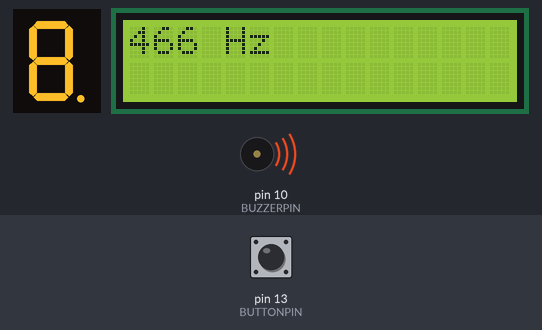
Bench run of a sketch on a simulated Arduino Uno, built with avr-gcc and run on an emulated ATmega328P. On the bench: 1-digit seven-segment display, 16×2 character LCD, buzzer (waves = sounding). Wiring (inferred from the names in the program): 1-digit 7-segment display, segments lit when HIGH: segments pin 2, pin 3, pin 4, pin 5, pin 6, pin 7, pin 8, pin 9. The test bench sets the inputs (shaded band); at power-on: pin 13 (BUTTONPIN) HIGH. The segment pins are drawn as the display they are named for; what the sketch prints to the serial monitor is not drawn.

Above: at 1.2 s.
1.3 s: pin 13 (BUTTONPIN) pulled LOW for 0.15 s
At 2.5 s:
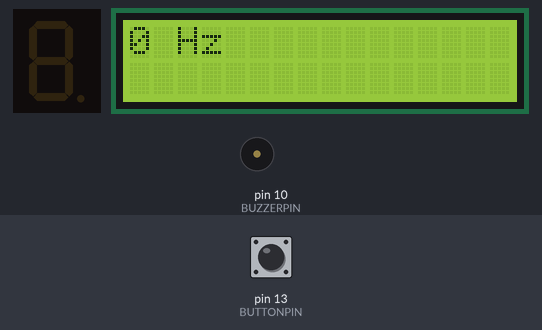
2.9 s: pin 13 (BUTTONPIN) pulled LOW for 1 s
At 3.31 s:
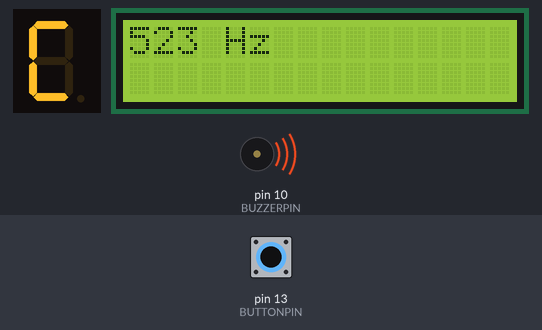
4.5 s: pin 13 (BUTTONPIN) pulled LOW for 3.2 s
9.2 s: pin 13 (BUTTONPIN) pulled LOW for 0.15 s
At 12.9 s:
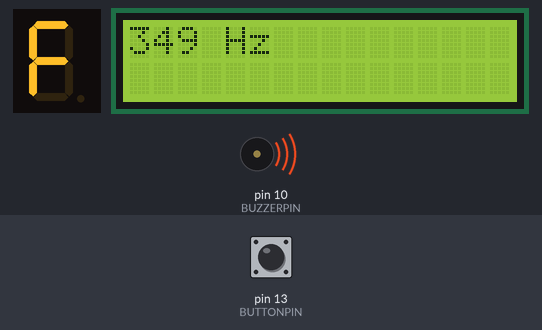
Timing chart, 0 to 16.9 s (numbered marks = the images above; inputs shaded):
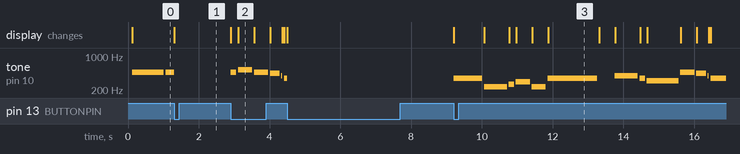

Measured:
- after the input at 2.9 s, tone on pin 10 (BUZZERPIN): plays 466 Hz for 0.16 s, 523 Hz for 0.40 s, 466 Hz for 0.40 s, 440 Hz for 0.27 s, 392 Hz for 0.02 s, 349 Hz for 0.09 s, starting at once; the display: first changes at once (image 2 shows a later state)
- after the input at 9.2 s, tone on pin 10 (BUZZERPIN): plays 349 Hz for 0.81 s, 233 Hz for 0.65 s, 262 Hz for 0.15 s, 294 Hz for 0.40 s, 233 Hz for 0.40 s, 349 Hz for 1.4 s … (13 notes in this stretch), starting at once; the display: changes at once (image 3)
- what the display in image 2 shows lasts 0.5 s, from 3.1 s to 3.6 s

The sketch:

homework.ino
```cpp
#include <EnableInterrupt.h>
#include <TimerOne.h>
#include <LiquidCrystal_I2C.h>

LiquidCrystal_I2C lcd(0x3F, 16, 2);

// 7_segment
const int APIN1 = 2;
const int APIN2 = 3;
const int APIN3 = 4;
const int APIN4 = 5;
const int APIN5 = 6;
const int APIN6 = 7;
const int APIN7 = 8;
const int APIN8 = 9;

// 수동 버저
const int BUZZERPIN = 10;

// button
const int BUTTONPIN = 13;

int songIndex = 0;  // 현재 연주 중인 음계 인덱스
unsigned long previousMillis = 0;  // 이전 시간 기록
unsigned long currentMillis = 0;  // 현재 시간 기록
unsigned long pauseStartTime = 0;  // 일시정지 시작 시간
unsigned long songDuration = 0;


bool checkIsPaused = false;
bool isPaused = false;  // 일시정지 상태
bool buttonPressed = false; // 버튼이 눌렸는지 확인

// 교과.. {x, y, z}
// x: 음의 높이 0(낮은 시b) -> 10(높은 미b) malodyIndex
// y: 쉼표 여부
// z: 음의 길이 1(16분 음표) -> 16(온음표)  // 1 => 0.125ms
// maxIndex = 83
const int schoolSong[84][3] =
{
  {-1, 1, 0}, // 처음 0초 쉬기 (index 맞추기 위해..)
  {7, 0, 8}, // 남
  {7, 0, 4}, // 산
  {8, 0, 4}, // 이
  {7, 0, 4}, // 영
  {6, 0, 3}, // 을
  {5, 0, 1}, // 건
  {4, 0, 8}, // 너
  {0, 0, 6}, // 바
  {1, 0, 2}, // 라
  {2, 0, 4}, // 보
  {0, 0, 4}, // 이
  {4, 0, 12}, // 고
  {-1, 1, 4}, // (쉼표)

  {5, 0, 6}, // 뒤
  {4, 0, 2}, // 로
  {3, 0, 8}, // 는
  {7, 0, 4}, // 관
  {6, 0, 3}, // 악
  {5, 0, 1}, // 산
  {4, 0, 8}, // 이
  {4, 0, 6}, // 높
  {5, 0, 2}, // 이
  {6, 0, 4}, // 솟
  {7, 0, 4}, // 았
  {8, 0, 12}, // 네
  {4, 0, 4}, // 한

  {9, 0, 8}, // 강
  {9, 0, 4}, // 수
  {8, 0, 4}, // 구
  {7, 0, 4}, // 비
  {6, 0, 4}, // 치
  {5, 0, 8}, // 는
  {8, 0, 8}, // 노
  {8, 0, 4}, // 들
  {7, 0, 4}, // 의
  {6, 0, 4}, // 강
  {5, 0, 4}, // -
  {4, 0, 4}, // 변
  {2, 0, 3}, // 명
  {1, 0, 1}, // 수

  {0, 0, 8}, // 대
  {-1, 1, 2}, // (쉼표)
  {7, 0, 2}, // 송
  {7, 0, 2}, // 림
  {6, 0, 2}, // 속
  {5, 0, 8}, // 에
  {-1, 1, 4}, // (쉼표)
  {5, 0, 4}, // 우
  {4, 0, 8}, // 뚝
  {5, 0, 4}, // 선
  {6, 0, 4}, // 중
  {7, 0, 12}, // 앙
  {-1, 1, 4}, // (쉼표)

  {2, 0, 3}, // 의
  {3, 0, 1}, // 에
  {4, 0, 2}, // 죽
  {-1, 1, 2}, // (쉼표)
  {4, 0, 8}, // 고
  {3, 0, 3}, // 참
  {4, 0, 1}, // 에
  {5, 0, 2}, // 삶
  {-1, 1, 2}, // (쉼표)
  {5, 0, 8}, // 이
  {4, 0, 6}, // 모
  {7, 0, 2}, // 교
  {7, 0, 4}, // 의
  {8, 0, 4}, // 정
  {9, 0, 12}, // 신
  {9, 0, 4}, // 세

  {9, 0, 8}, // 계
  {9, 0, 2}, // -
  {9, 0, 2}, // 에
  {8, 0, 2}, // 빛
  {9, 0, 2}, // 내
  {10, 0, 12}, // 세
  {10, 0, 3}, // 우
  {10, 0, 1}, // 리
  {4, 0, 6}, // 중
  {5, 0, 2}, // 앙
  {6, 0, 4}, // 대
  {8, 0, 4}, // 학
  {7, 0, 12}, // 교
  {-1, 1, 4}, // (쉼표)
};


// 멜로디 주파수
const int melody[] = {233, 262, 294, 311, 349, 392, 440, 466, 523, 587, 622}; // 0:시b 1:도 2:레 3:미b 4:파 5:솔 6:라 7:시b 8:도 9:레 10:미b

const int segment[7][8] =
{
  {1, 1, 1, 1, 1, 1, 1, 1}, // B // 시b
  {1, 0, 0, 1, 1, 1, 0, 0}, // C // 도
  {1, 1, 1, 1, 1, 1, 0, 0}, // D // 레
  {1, 0, 0, 1, 1, 1, 1, 1}, // E // 미b
  {1, 0, 0, 0, 1, 1, 1, 0}, // F // 파
  {1, 0, 1, 1, 1, 1, 1, 0}, // G // 솔
  {1, 1, 1, 0, 1, 1, 1, 0}, // A // 라
};


void  segmentControl(int melodyIndex)
{
  int segmentIndex = melodyIndex % 7;

  if (melodyIndex == -1) // stop 시
  {
    for (int i = 0; i < 8; i++)
      digitalWrite(i + 2, LOW);
    return ;
  }

  for (int i = 0; i < 8; i++)
  {
    if(segment[segmentIndex][i])
      digitalWrite(i + 2, HIGH);
    else
      digitalWrite(i + 2, LOW);
  }
}

void buttonISR()
{
    buttonPressed = true;
}

void setup() {
  // put your setup code here, to run once:
  pinMode(APIN1, OUTPUT);
  pinMode(APIN2, OUTPUT);
  pinMode(APIN3, OUTPUT);
  pinMode(APIN4, OUTPUT);
  pinMode(APIN5, OUTPUT);
  pinMode(APIN6, OUTPUT);
  pinMode(APIN7, OUTPUT);
  pinMode(APIN8, OUTPUT);

  digitalWrite(APIN1, LOW);
  digitalWrite(APIN2, LOW);
  digitalWrite(APIN3, LOW);
  digitalWrite(APIN4, LOW);
  digitalWrite(APIN5, LOW);
  digitalWrite(APIN6, LOW);
  digitalWrite(APIN7, LOW);
  digitalWrite(APIN8, LOW);

  lcd.init();
  lcd.backlight();
  pinMode(BUTTONPIN, INPUT_PULLUP);
  enableInterrupt(BUTTONPIN, buttonISR, FALLING); // 버튼 눌림 감지

  songDuration = schoolSong[songIndex][2] * 125;
  previousMillis = millis();
  Serial.begin(115200);
  Serial.println("setup!");
}

void  lcdStop()
{
  segmentControl(-1);
  lcd.clear();
  lcd.setCursor(0, 0);
  lcd.print("0 Hz");
}

void  lcdStart(int melodyIndex)
{
  segmentControl(melodyIndex);
  lcd.clear();
  lcd.setCursor(0, 0);
  String str = String(melody[melodyIndex]);
  Serial.println(str);
  lcd.print(str);
  lcd.print(" Hz");
}


void loop() {

  currentMillis = millis();  // 현재 시간 확인

  // 버튼이 눌리면 일시정지 또는 재개
  if (buttonPressed) {
    Serial.println("stop...");
    isPaused = !isPaused;
    buttonPressed = false;
    if (isPaused) {
      noTone(BUZZERPIN);
      lcdStop();
      pauseStartTime = currentMillis - previousMillis;  // 남은 시간 기록
    } else {
      previousMillis = currentMillis - pauseStartTime;  // 재개 시 남은 시간으로 재설정
      if (schoolSong[songIndex][0] != -1)
      {
        tone(BUZZERPIN, melody[schoolSong[songIndex][0]]);
        lcdStart(schoolSong[songIndex][0]);
      }
    }
  }

  // 일시정지 상태가 아닐 때만 음을 재생
  if (!isPaused) {
    if (currentMillis - previousMillis >= songDuration) {
      songIndex += 1;
      if (songIndex == 84) // 완곡했으면, 2초 쉬었다가 다시 재생.
      {
        noTone(BUZZERPIN);
        lcdStop();
        Serial.println("end");
        delay(1950);
        songIndex = 1;
        currentMillis = millis();
      }
      previousMillis = currentMillis;
      noTone(BUZZERPIN);
      delay(50); // 음의 간격을 띄워주기 위한 짧은 delay
      songDuration = schoolSong[songIndex][2] * 125 - 50; // 1초에 4분 음표 2개
      if (schoolSong[songIndex][0] != -1)
      { // 현재 음계 재생
        tone(BUZZERPIN, melody[schoolSong[songIndex][0]]);
        lcdStart(schoolSong[songIndex][0]);
      }
      else
      {
        noTone(BUZZERPIN);
        lcdStop();
      }
    }
  }
}
```
